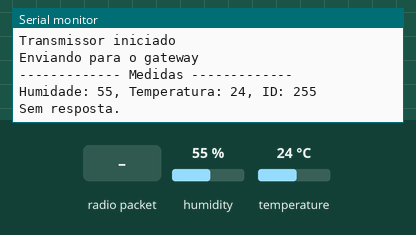
The sketch below on a simulated ESP8266 (NodeMCU). Shown: the last lines printed to the serial monitor. Inputs (shaded band) come from the test bench; at power-on: humidity 55 %, temperature 24 °C. EEPROM starts erased; no radio packets arrive unless stated.

Above: at 1.2 s.
1.3 s: radio packet "1" arrives
At 6.6 s:
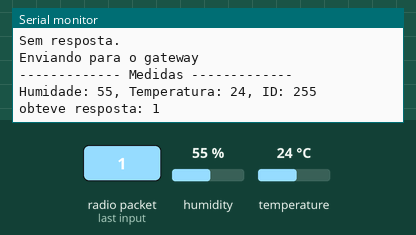
7.6 s: humidity set to 22 %
9.1 s: temperature set to 12 °C
10.6 s: radio packet "0" arrives
At 11.9 s:
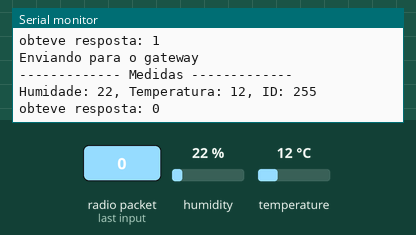

Measured:
- after the input at 1.3 s, the serial monitor: prints a new line after 4.9 s (image 1)
- after the input at 10.6 s, the serial monitor: prints a new line after 0.67 s (image 2)

The sketch:

ESP8266_NRF24L01_Wifi_Gateway_com_Arduino_NRF24L01_Node.ino
```cpp
#include <RH_NRF24.h>
#include "DHT.h"
#include <EEPROM.h>

RH_NRF24 nrf24(2, 4); // use isso para NodeMCU Amica / AdaFruit Huzzah ESP8266 Feather
// RH_NRF24 nrf24(8, 7); // use isso com Arduino UNO / Nano

#define DHTPIN D1
//#define DHTPIN 2
#define DHTTYPE DHT11
DHT dht(DHTPIN, DHTTYPE);
int deviceID = EEPROM.read(0);
int humidity, temperature;

void setup()
{
  Serial.begin(115200);
  dht.begin();
  while (!Serial); // aguarde a conexão da porta serial. Necessário apenas para Leonardo
  if (!nrf24.init())
  {
    Serial.println("init failed");
  }
  // Os padrões após o init são 2,402 GHz (canal 2), 2Mbps, 0dBm
  if (!nrf24.setChannel(3))
  {
    Serial.println("setChannel falhou");
  }
  if (!nrf24.setRF(RH_NRF24::DataRate2Mbps, RH_NRF24::TransmitPower0dBm)) {
    Serial.println("setRF falhou");
  }
  Serial.println("Transmissor iniciado");
}

void loop()
{
  humidity = dht.readHumidity();
  temperature = dht.readTemperature();
  if (isnan(humidity) || isnan(temperature))  {
    Serial.println(F("Falha ao ler do sensor DHT!"));
    return;
  }
  Serial.println("Enviando para o gateway");
  uint8_t data[4];

  data[0] = humidity;
  data[1] = temperature;
  data[2] = deviceID;
  Serial.println("------------- Medidas -------------");
  Serial.print("Humidade: ");
  Serial.print(data[0]);

  Serial.print(", Temperatura: ");
  Serial.print(data[1]);

  Serial.print(", ID: ");
  Serial.print(data[2]);
  Serial.println();

  nrf24.send(data, sizeof(data));
  nrf24.waitPacketSent();

  // Agora aguarde uma resposta
  uint8_t buf[RH_NRF24_MAX_MESSAGE_LEN];
  uint8_t len = sizeof(buf);

  if (nrf24.waitAvailableTimeout(1000))
  {
    // Deve ser uma mensagem de resposta para nós agora
    if (nrf24.recv(buf, &len))    {
      Serial.print("obteve resposta: ");
      Serial.println((char*)buf);
    } else {
        Serial.println("recepcao falhou");
    }
  } else {
    Serial.println("Sem resposta.");
  }
  delay(5000);
}
```
